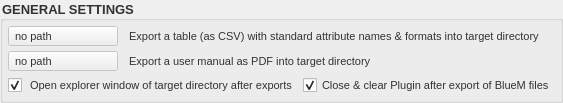
           <widget class="QGroupBox" name="gb_general_settings">
            <property name="sizePolicy">
             <sizepolicy hsizetype="Preferred" vsizetype="Preferred">
              <horstretch>0</horstretch>
              <verstretch>0</verstretch>
             </sizepolicy>
            </property>
            <property name="minimumSize">
             <size>
              <width>0</width>
              <height>0</height>
             </size>
            </property>
            <property name="font">
             <font>
              <pointsize>10</pointsize>
              <weight>75</weight>
              <bold>true</bold>
             </font>
            </property>
            <property name="styleSheet">
             <string notr="true">color: rgb(50, 50, 50);
</string>
            </property>
            <property name="title">
             <string>GENERAL SETTINGS</string>
            </property>
            <layout class="QGridLayout" name="gridLayout_12">
             <property name="leftMargin">
              <number>5</number>
             </property>
             <property name="topMargin">
              <number>5</number>
             </property>
             <property name="rightMargin">
              <number>5</number>
             </property>
             <property name="bottomMargin">
              <number>5</number>
             </property>
             <property name="spacing">
              <number>5</number>
             </property>
             <item row="1" column="0">
              <widget class="QPushButton" name="pb_export_user_manual">
               <property name="enabled">
                <bool>false</bool>
               </property>
               <property name="sizePolicy">
                <sizepolicy hsizetype="Preferred" vsizetype="Preferred">
                 <horstretch>0</horstretch>
                 <verstretch>0</verstretch>
                </sizepolicy>
               </property>
               <property name="minimumSize">
                <size>
                 <width>0</width>
                 <height>0</height>
                </size>
               </property>
               <property name="maximumSize">
                <size>
                 <width>110</width>
                 <height>20</height>
                </size>
               </property>
               <property name="baseSize">
                <size>
                 <width>70</width>
                 <height>0</height>
                </size>
               </property>
               <property name="font">
                <font>
                 <pointsize>8</pointsize>
                 <weight>50</weight>
                 <bold>false</bold>
                </font>
               </property>
               <property name="toolTip">
                <string>Export user manual</string>
               </property>
               <property name="layoutDirection">
                <enum>Qt::LeftToRight</enum>
               </property>
               <property name="styleSheet">
                <string notr="true">QPushButton:pressed { background-color: rgb(0, 50, 200) }
QPushButton:pressed { color: rgb(220, 220, 220) }
QPushButton:unchecked {background-color: rgb(235, 235, 235) }
QPushButton { text-align: left }</string>
               </property>
               <property name="text">
                <string>  no path</string>
               </property>
               <property name="checkable">
                <bool>false</bool>
               </property>
              </widget>
             </item>
             <item row="2" column="0" colspan="2">
              <widget class="QCheckBox" name="cb_open_explorer">
               <property name="sizePolicy">
                <sizepolicy hsizetype="Preferred" vsizetype="Preferred">
                 <horstretch>0</horstretch>
                 <verstretch>0</verstretch>
                </sizepolicy>
               </property>
               <property name="font">
                <font>
                 <pointsize>8</pointsize>
                 <weight>50</weight>
                 <bold>false</bold>
                </font>
               </property>
               <property name="toolTip">
                <string> Open explorer window of target directory after exports</string>
               </property>
               <property name="text">
                <string> Open explorer window of target directory after exports</string>
               </property>
               <property name="checked">
                <bool>true</bool>
               </property>
               <property name="tristate">
                <bool>false</bool>
               </property>
              </widget>
             </item>
             <item row="1" column="1" colspan="2">
              <widget class="QLabel" name="lb_export_user_manual">
               <property name="sizePolicy">
                <sizepolicy hsizetype="Preferred" vsizetype="Preferred">
                 <horstretch>0</horstretch>
                 <verstretch>0</verstretch>
                </sizepolicy>
               </property>
               <property name="font">
                <font>
                 <pointsize>8</pointsize>
                </font>
               </property>
               <property name="text">
                <string>  Export a user manual as PDF into target directory</string>
               </property>
              </widget>
             </item>
             <item row="0" column="0">
              <widget class="QPushButton" name="pb_export_attr_names">
               <property name="enabled">
                <bool>false</bool>
               </property>
               <property name="sizePolicy">
                <sizepolicy hsizetype="Preferred" vsizetype="Preferred">
                 <horstretch>0</horstretch>
                 <verstretch>0</verstretch>
                </sizepolicy>
               </property>
               <property name="minimumSize">
                <size>
                 <width>0</width>
                 <height>0</height>
                </size>
               </property>
               <property name="maximumSize">
                <size>
                 <width>110</width>
                 <height>20</height>
                </size>
               </property>
               <property name="baseSize">
                <size>
                 <width>70</width>
                 <height>0</height>
                </size>
               </property>
               <property name="font">
                <font>
                 <pointsize>8</pointsize>
                 <weight>50</weight>
                 <bold>false</bold>
                </font>
               </property>
               <property name="toolTip">
                <string>Export standards for attribute names &amp; formats</string>
               </property>
               <property name="layoutDirection">
                <enum>Qt::LeftToRight</enum>
               </property>
               <property name="styleSheet">
                <string notr="true">QPushButton:pressed { background-color: rgb(0, 50, 200) }
QPushButton:pressed { color: rgb(220, 220, 220) }
QPushButton:unchecked {background-color: rgb(235, 235, 235) }
QPushButton { text-align: left }</string>
               </property>
               <property name="text">
                <string>  no path</string>
               </property>
               <property name="checkable">
                <bool>false</bool>
               </property>
              </widget>
             </item>
             <item row="2" column="2">
              <widget class="QCheckBox" name="cb_close_after_export">
               <property name="enabled">
                <bool>true</bool>
               </property>
               <property name="sizePolicy">
                <sizepolicy hsizetype="Preferred" vsizetype="Preferred">
                 <horstretch>0</horstretch>
                 <verstretch>0</verstretch>
                </sizepolicy>
               </property>
               <property name="font">
                <font>
                 <pointsize>8</pointsize>
                 <weight>50</weight>
                 <bold>false</bold>
                </font>
               </property>
               <property name="toolTip">
                <string>Close &amp; clear Plugin after export of BlueM files</string>
               </property>
               <property name="text">
                <string>Close &amp;&amp; clear Plugin after export of BlueM files</string>
               </property>
               <property name="checked">
                <bool>true</bool>
               </property>
               <property name="tristate">
                <bool>false</bool>
               </property>
              </widget>
             </item>
             <item row="0" column="1" colspan="2">
              <widget class="QLabel" name="lb_export_attr_names">
               <property name="sizePolicy">
                <sizepolicy hsizetype="Preferred" vsizetype="Preferred">
                 <horstretch>0</horstretch>
                 <verstretch>0</verstretch>
                </sizepolicy>
               </property>
               <property name="font">
                <font>
                 <pointsize>8</pointsize>
                </font>
               </property>
               <property name="text">
                <string>  Export a table (as CSV) with standard attribute names &amp; formats into target directory</string>
               </property>
              </widget>
             </item>
            </layout>
           </widget>
